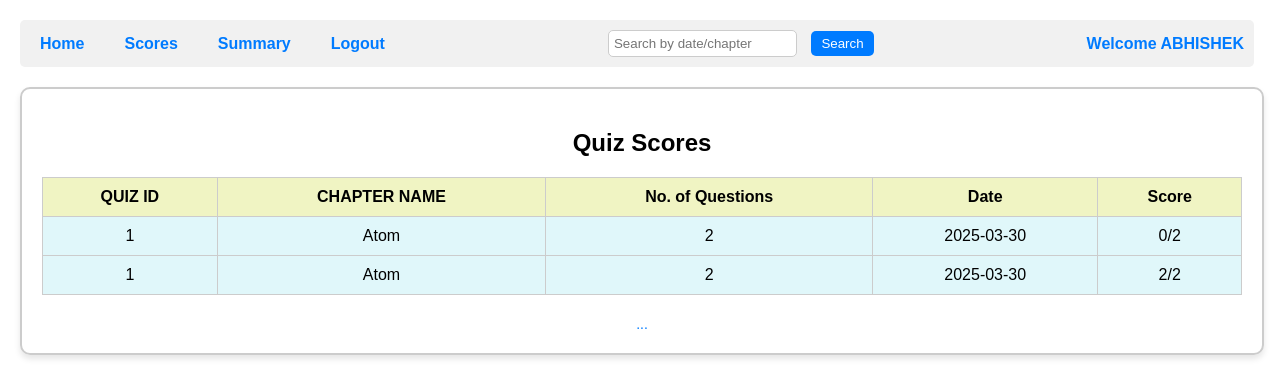
Screenshot of /score/1 with the database file from the repository.
### backend/models.py (models this page shows)
class Admin_User_Details(db.Model):
    __tablename__ = 'admin_user_details'
    id=db.Column(db.Integer, primary_key=True,autoincrement=True)#Ensures that the ID column automatically increments for each new row inserted into the table.It applies only to integer primary keys.The database automatically assigns a new unique ID starting from 1 and increases by 1 for each new entry.
    email_username = db.Column(db.String(120), nullable=False, unique=True)
    password = db.Column(db.String(120), nullable=False)#not neccessary to be unique# here string(120) means 120 characters
    Full_name = db.Column(db.String(80), nullable=False)#not neccessary to be unique
    qualification=db.Column(db.String(80), nullable=False)#not neccessary to be unique
    date_of_birth=db.Column(db.String(80), nullable=False)#not neccessary to be unique
    role = db.Column(db.Integer, nullable=False, default=1)#remember this only the first user with register through this register form,admins will have to register in db browser manually or using insert command of sql
    scores_of_a_userid = db.relationship('Scores', cascade='all, delete', backref='admin_user_details', lazy=True)#name of the backrefrence is scores_of_a_userid#we say this is linked to the scores table#cascade means if a id gets deleted here delete all the data of scores linked to that id#backref=admin_user_details means the current table or the table to which it is backrefrencing#loading style is lazy()

class Scores(db.Model):
    __tablename__ = 'scores'
    score_id=db.Column(db.Integer, primary_key=True,autoincrement=True)#iska student id se kuch lena dena nahi hai
    quiz_id=db.Column(db.Integer, nullable=False)
    user_id=db.Column(db.Integer, db.ForeignKey('admin_user_details.id'), nullable=False)
    score=db.Column(db.Integer, nullable=False)
    chapter_name=db.Column(db.String(80) , nullable=False)
    date=db.Column(db.String(80), nullable=False)  # Auto-save current date
    no_of_questions=db.Column(db.Integer, nullable=False)

### backend/controllers.py (the view)
@app.route("/score/<int:user_id>")
def score(user_id):
    user=Admin_User_Details.query.filter_by(id=user_id).first().Full_name
    scores=Scores.query.filter_by(user_id=user_id).all()
    return render_template("2_score.html",user=user,scores=scores,user_id=user_id)

### templates/2_score.html (shortened to what this page needs)
<!DOCTYPE html>
<html lang="en">
<head>
    <link rel="stylesheet" href="/static/css/2_score.css">
</head>
<body>
    <div class="header">
            <div>
                <a href="/user_home/{{user_id}}">Home</a>
                <a href="/score/{{user_id}}">Scores</a>
                <a href="/user_summary/{{user_id}}">Summary</a>
                <a href="/">Logout</a>
            </div>
            <div class="search">
                <form action="/search_user_score/{{user_id}}" method="post">
                    <input type="text" placeholder="Search by date/chapter" name="search">
                    <button type="submit">Search</button>
                </form>
            </div>
            <span class="welcome">Welcome {{user}}</span>
    </div>
    <div class="scores-container">
        <h2>Quiz Scores</h2>
        <table>
            <thead>
                <tr>
                    <th>QUIZ ID</th>
                    <th>CHAPTER NAME</th>
                    <th>No. of Questions</th>
                    <th>Date</th>
                    <th>Score</th>
                </tr>
            </thead>
            <tbody>
                {%if scores%}
                {%for scores in scores%}
                <tr>
                    <td>{{scores.quiz_id}}</td>
                    <td>{{scores.chapter_name}}</td>
                    <td>{{scores.no_of_questions}}</td>
                    <td>{{scores.date}}</td>
                    <td>{{scores.score}}/{{scores.no_of_questions}}</td>
                </tr>
                {%endfor%}
                {%else%}
                <tr>
                    <td colspan="5">No scores found</td>
                </tr>
                {%endif%}
            </tbody>
        </table>
        <div class="pagination">
            <span>...</span>
        </div>
    </div>
</body>
</html>

### static/css/2_score.css (style rules this page uses)
body { font-family: Arial, sans-serif; margin: 20px; padding: 0; }
.scores-container { width: 1200px; margin: 0 auto; border: 2px solid #ccc; border-radius: 10px; padding: 20px; text-align: center; box-shadow: 0 4px 6px rgba(0, 0, 0, 0.1); }
.header { display: flex; justify-content: space-between; align-items: center; padding: 10px; background-color: #f1f1f1; border-radius: 5px; margin-bottom: 20px; }
.header div { display: flex; gap: 20px; }
.header a { margin: 0 10px; text-decoration: none; color: #007bff; font-weight: bold; }
.search { display: flex; align-items: center; }
.search input { padding: 5px; border: 1px solid #ccc; border-radius: 5px; margin-right: 10px; }
.search button { padding: 5px 10px; border: none; border-radius: 5px; background-color: #007bff; color: white; cursor: pointer; }
table { width: 100%; border-collapse: collapse; margin-top: 20px; }
table th, table td { border: 1px solid #ccc; padding: 10px; text-align: center; }
table th { background-color: #f0f4c3; }
table td { background-color: #e0f7fa; }
.welcome { color: #007bff; font-weight: bold; }
.pagination { margin-top: 20px; text-align: center; }
.pagination span { font-size: 14px; color: #007bff; }

### rows the page displays
Admin_User_Details: Full_name "ABHISHEK"
Scores: quiz_id "1", chapter_name "Atom", no_of_questions "2", date "2025-03-30", score "0"
Scores: quiz_id "1", chapter_name "Atom", no_of_questions "2", date "2025-03-30", score "2"
